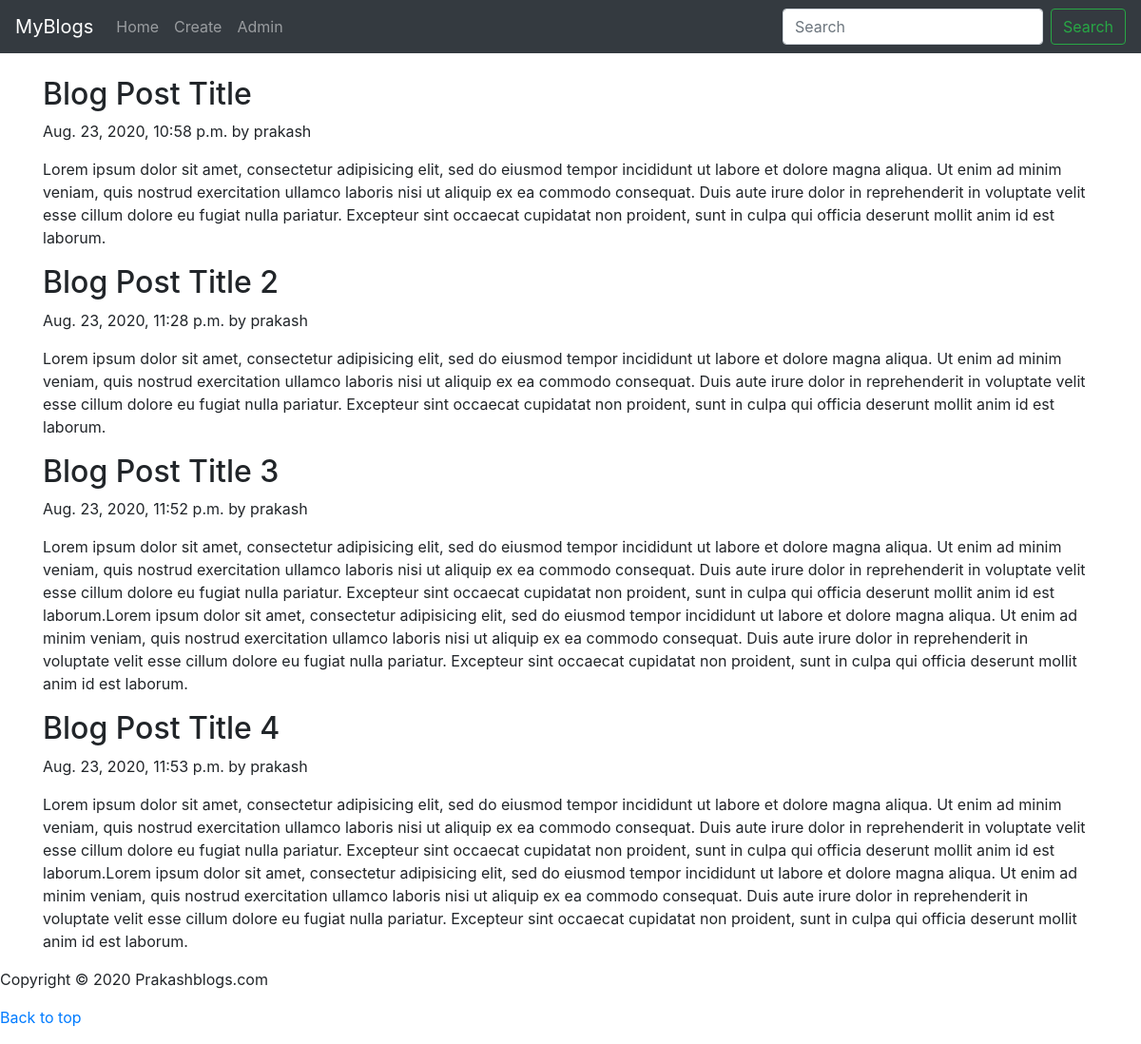
The page / on the database its author committed.
### blogs/models.py (models this page shows)
class Blogs(models.Model):
	author		= models.ForeignKey(settings.AUTH_USER_MODEL, on_delete=models.CASCADE)
	title		= models.CharField(max_length=10000)
	body		= models.TextField()
	created		= models.DateTimeField(default=timezone.now)

### blogs/views.py (the view)
# urls.py: path('', detail_view, name='blog-display'),
def detail_view(request):
	queryset = Blogs.objects.all()
	context = {
		'obj': queryset
	}
	return render(request, 'blogdisplay.html', context)

### blogs/templates/blogdisplay.html
{% extends 'base.html' %}
{% block content %}
{% for instance in obj %}
<div class="blog-post">
<h2 class="blog-post-title">{{instance.title|title}}</h2>
<p class="blog-post-meta">{{ instance.created }} by {{ instance.author }}</p>
<p>	{{instance.body}} </p>
</div>
{% endfor %}
{% endblock %}

### pages/templates/base.html (shortened to what this page needs)
<!doctype html>
<html lang="en">
  <head>
    <link rel="stylesheet" href="https://stackpath.bootstrapcdn.com/bootstrap/4.5.2/css/bootstrap.min.css">
    <link href="https://getbootstrap.com/docs/4.5/examples/blog/blog.css" rel="stylesheet">
  </head>
  <body>
  	{% include 'navbar.html' %}
  	<br>
 	<main role='main' class="container">
    	{% block content %}
    	{% endblock %}
	</main>
	<footer class="blog-footer">
	  <p>Copyright © 2020 Prakashblogs.com</p>
	  <p>
	    <a href="#">Back to top</a>
	  </p>
	</footer>
  </body>
</html>

### pages/templates/navbar.html (shortened to what this page needs)
<nav class="navbar navbar-expand-lg navbar-dark bg-dark">
  <a class="navbar-brand center" href="#">MyBlogs</a>
  <div class="collapse navbar-collapse" id="navbarSupportedContent">
    <ul class="navbar-nav mr-auto">
      <li class="nav-item">
        <a class="nav-link" href="/">Home <span class="sr-only">(current)</span></a>
      </li>
      <li class="nav-item">
        <a class="nav-link" href="/create">Create</a>
      </li>
      <li class="nav-item">
        <a class="nav-link" href="/admin" target="_blank">Admin</a>
      </li>
    </ul>
    <form class="form-inline my-2 my-lg-0">
      <input class="form-control mr-sm-2" type="search" placeholder="Search" aria-label="Search">
      <button class="btn btn-outline-success my-2 my-sm-0" type="submit">Search</button>
    </form>
  </div>
</nav>

### rows shown on the page
Blogs: title "Blog Post Title", created "Aug. 23, 2020, 10:58 p.m.", author "prakash", body "Lorem ipsum dolor sit amet, consectetur adipisicing elit, sed do eiusmod tempor incididunt ut labore et dolore magna aliqua. Ut enim ad minim veniam, quis nostrud exercitation ullamco laboris nisi ut aliquip ex ea commodo consequat. Duis aute irure dolor in reprehenderit in voluptate velit esse cillum dolore eu fugiat nulla pariatur. Excepteur sint occaecat cupidatat non proident, sunt in culpa qui officia deserunt mollit anim id est laborum."
Blogs: title "Blog Post Title 2", created "Aug. 23, 2020, 11:28 p.m.", author "prakash", body "Lorem ipsum dolor sit amet, consectetur adipisicing elit, sed do eiusmod tempor incididunt ut labore et dolore magna aliqua. Ut enim ad minim veniam, quis nostrud exercitation ullamco laboris nisi ut aliquip ex ea commodo consequat. Duis aute irure dolor in reprehenderit in voluptate velit esse cillum dolore eu fugiat nulla pariatur. Excepteur sint occaecat cupidatat non proident, sunt in culpa qui officia deserunt mollit anim id est laborum."
Blogs: title "Blog Post Title 3", created "Aug. 23, 2020, 11:52 p.m.", author "prakash", body "Lorem ipsum dolor sit amet, consectetur adipisicing elit, sed do eiusmod tempor incididunt ut labore et dolore magna aliqua. Ut enim ad minim veniam, quis nostrud exercitation ullamco laboris nisi ut aliquip ex ea commodo consequat. Duis aute irure dolor in reprehenderit in voluptate velit esse cillum dolore eu fugiat nulla pariatur. Excepteur sint occaecat cupidatat non proident, sunt in culpa qui officia deserunt mollit anim id est laborum.Lorem ipsum dolor sit amet, consectetur adipisicing elit, sed do eiusmod tempor incididunt ut labore et dolore magna aliqua. Ut enim ad minim veniam, quis nostrud exercitation ullamco laboris nisi ut aliquip ex ea commodo consequat. Duis aute irure…"
Blogs: title "Blog Post Title 4", created "Aug. 23, 2020, 11:53 p.m.", author "prakash", body "Lorem ipsum dolor sit amet, consectetur adipisicing elit, sed do eiusmod tempor incididunt ut labore et dolore magna aliqua. Ut enim ad minim veniam, quis nostrud exercitation ullamco laboris nisi ut aliquip ex ea commodo consequat. Duis aute irure dolor in reprehenderit in voluptate velit esse cillum dolore eu fugiat nulla pariatur. Excepteur sint occaecat cupidatat non proident, sunt in culpa qui officia deserunt mollit anim id est laborum.Lorem ipsum dolor sit amet, consectetur adipisicing elit, sed do eiusmod tempor incididunt ut labore et dolore magna aliqua. Ut enim ad minim veniam, quis nostrud exercitation ullamco laboris nisi ut aliquip ex ea commodo consequat. Duis aute irure…"
